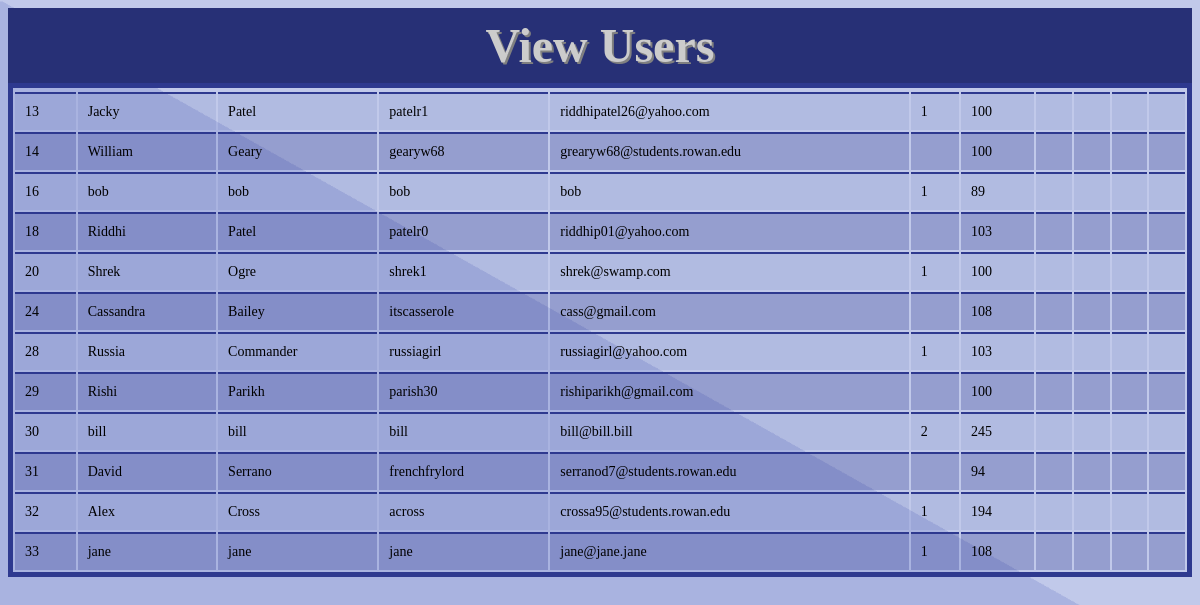
Before: /Views/viewusers.php with the older database file.
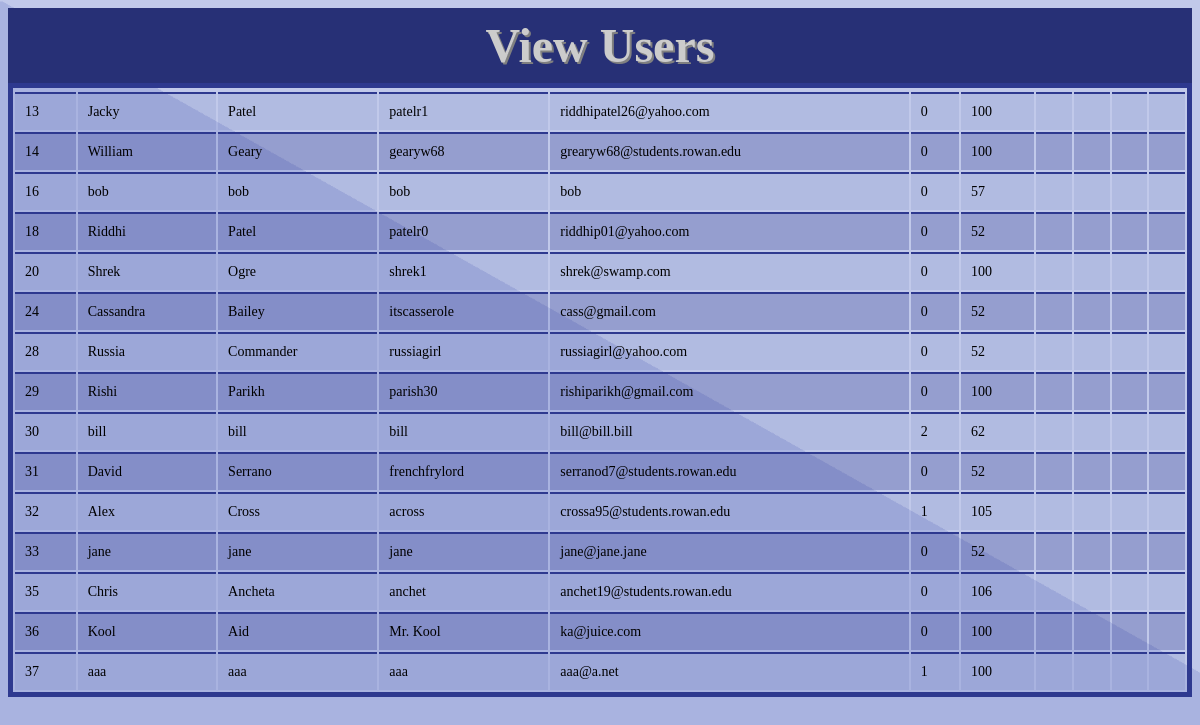
After: the same page with the newer database file.
### tables this page shows
CREATE TABLE IF NOT EXISTS `user` (
  `user_num` int(11) NOT NULL AUTO_INCREMENT,
  `first_name` varchar(30) NOT NULL,
  `last_name` varchar(30) NOT NULL,
  `username` varchar(20) NOT NULL,
  `email` varchar(40) NOT NULL,
  `password` varchar(256) DEFAULT NULL,
  `tel` varchar(13) DEFAULT NULL,
  `admin` int(1) DEFAULT NULL,
  `user_points` int(3) NOT NULL DEFAULT '100',
  `last_request` datetime DEFAULT NULL,
  `num_requests` int(2) NOT NULL DEFAULT '0',
  `department_id` int(2) DEFAULT NULL,
  `login_attempts` tinyint(3) UNSIGNED DEFAULT '0',
  PRIMARY KEY (`user_num`),
  UNIQUE KEY `user_num_UNIQUE` (`user_num`),
  UNIQUE KEY `username_unique` (`username`),
  UNIQUE KEY `email_unique` (`email`),
  KEY `fk_department_idx` (`department_id`)
);

### Views/viewusers.php (the view, shortened to what this page needs)
<?php
        $dbh = ConnectDB();
?>
<html>
<head>
   <link rel="stylesheet" type="text/css" href="../Styles/displayTables.css">
</head>
<body class="background" background="../Images/Background.png">
   <div class="header">View Users</div>
   <table>
      <?php
         try{
	    $sql = "SELECT user_num,first_name,last_name,username,email,admin,user_points ";
	    $sql .= "FROM user ";
	    $stmt = $dbh->prepare($sql);
	    $stmt->execute();
	    foreach($stmt->fetchAll() as $user) {
        $row =  " <tr><td>" . $user['user_num'];
        $row .= "</td><td>" . $user['first_name'];
        $row .= "</td><td>" . $user['last_name'];
        $row .= "</td><td>" . $user['username'];
        $row .= "</td><td>" . $user['email'];
        $row .= "</td><td>" . $user['admin'];
        $row .= "</td><td>" . $user['user_points'];
        $row .= "</td><td>";
        $row .= "</td><td>";
        $row .= "</td><td>";
        $row .= "</td><td>";
        $row .= "</td></tr>";
	       echo $row;
               }
            }
	 catch(Exception $e){}
      ?>
   </table>
</body>
</html>

### Styles/displayTables.css (style rules this page uses)
table { width: 100%; border: 5px solid #2e398f; }
td, tr { border-top: 2px solid #2e398f; color: black; text-align: left; padding: 10px; font-size: 14px; }
tr:nth-child(even) { background-color: rgba(46, 57, 143, 0.1); }
tr:nth-child(odd) { background-color: rgba(46, 57, 143, 0.3); }
.background { background-repeat: no-repeat; background-attachment: scroll; background-size: cover; }
.header { font-family: verdana; text-shadow: 2px 2px grey; background: #273076; text-align: center; font-weight: bold; color: #ccc; font-size: 48px; cursor: default; padding: 10px; }

Changed rows visible on the page:
changed user "Jacky": admin "1" → "0"
changed user "William": admin (not shown) → "0"
changed user "bob": admin "1" → "0"; user_points "89" → "57"
changed user "Riddhi": admin (not shown) → "0"; user_points "103" → "52"
changed user "Shrek": admin "1" → "0"
changed user "Cassandra": admin (not shown) → "0"; user_points "108" → "52"
changed user "Russia": admin "1" → "0"; user_points "103" → "52"
changed user "Rishi": admin (not shown) → "0"
changed user "bill": user_points "245" → "62"
changed user "David": admin (not shown) → "0"; user_points "94" → "52"
changed user "Alex": user_points "194" → "105"
changed user "jane": admin "1" → "0"; user_points "108" → "52"
added user: user_num "35", first_name "Chris", last_name "Ancheta", username "anchet", email "anchet19@students.rowan.edu", admin "0", user_points "106"
added user: user_num "36", first_name "Kool", last_name "Aid", username "Mr. Kool", email "ka@juice.com", admin "0", user_points "100"
added user: user_num "37", first_name "aaa", last_name "aaa", username "aaa", email "aaa@a.net", admin "1", user_points "100"
